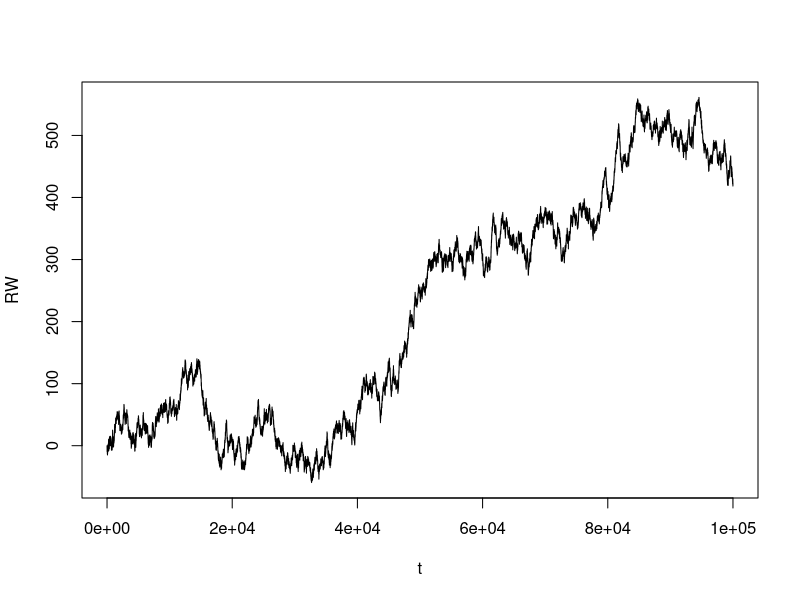
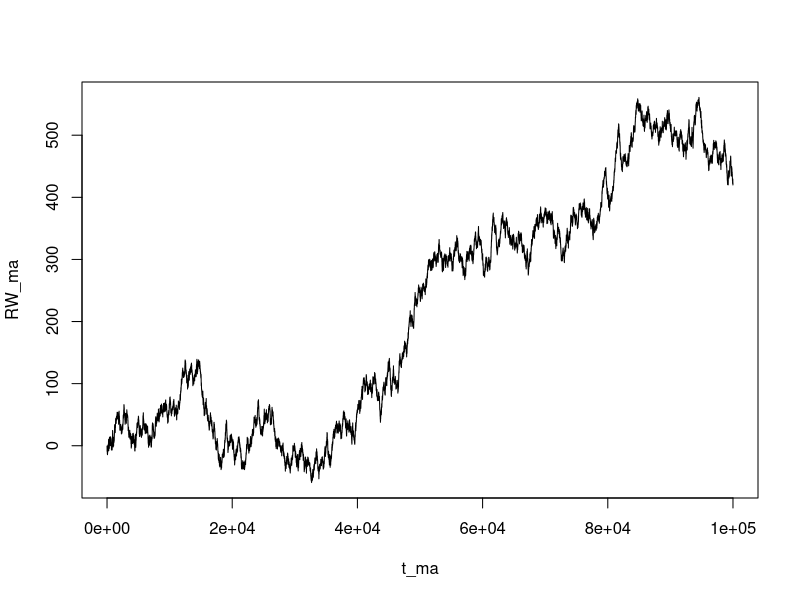
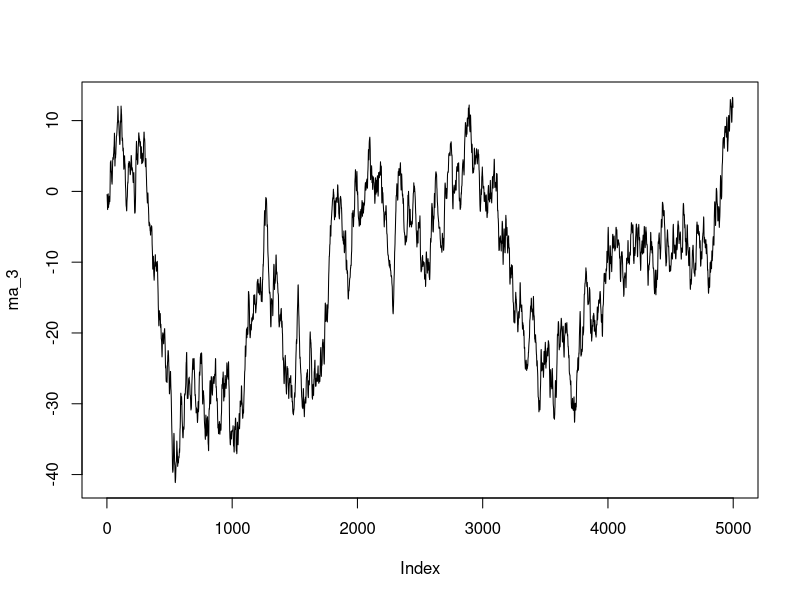
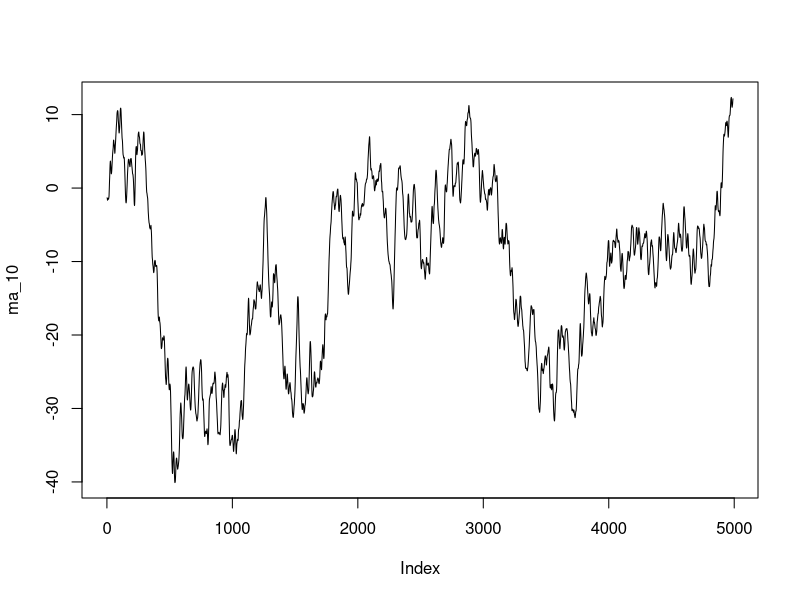
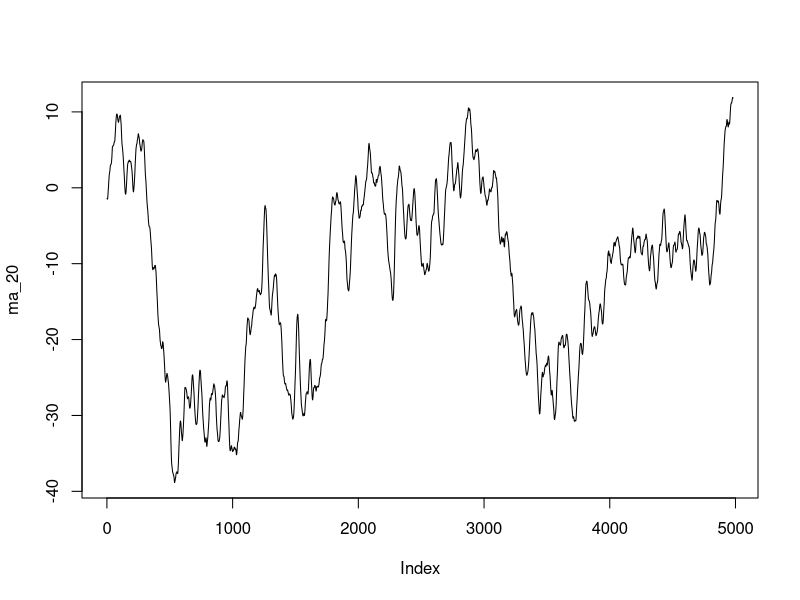
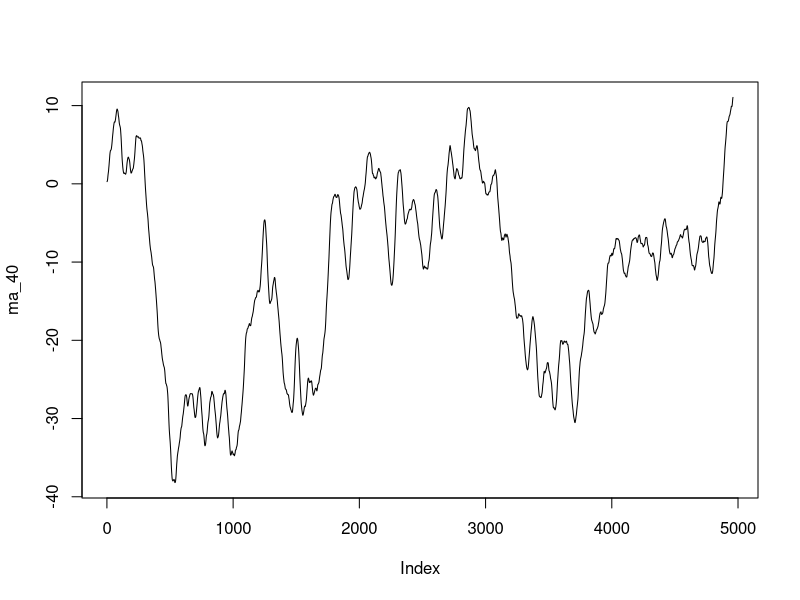
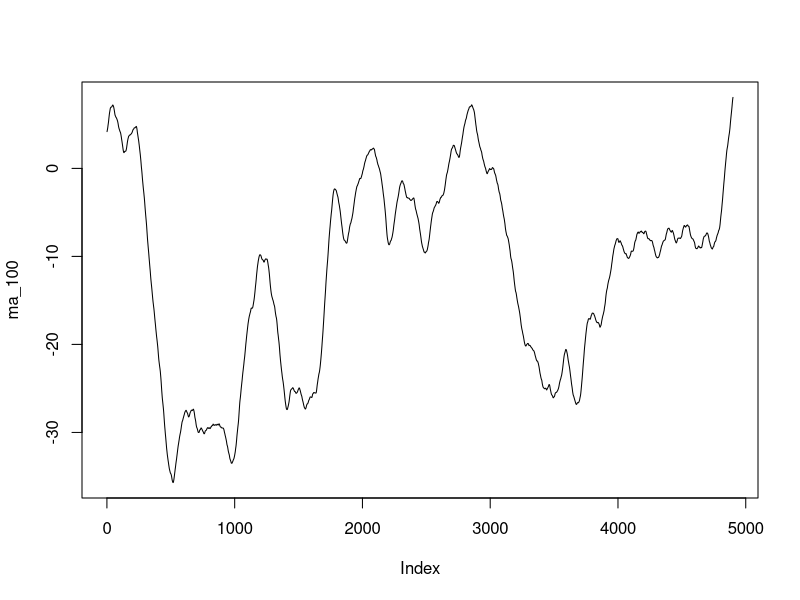

These figures' R source, in order:
# Moving Average
# is a symmetrical MA unbiased

library(forecast)

# generate random walk
n <- 100000 # convergance only becomes clear with many observations
t <- seq(1,n, by = 1)
WN <- rnorm(n) # white noise
RW <- cumsum(WN) # random walk without drift

# plot the random walk
plot(t, RW, type = 'l')

# moving average of order 3
RW_ma <- ma(RW, 3)

# discard NA values
RW_ma <- RW_ma[!is.na(RW_ma)]

# plot MA
t_ma <- seq(1, length(RW_ma), by = 1)
plot(t_ma, RW_ma, type = 'l')

# check to see if the means converge
mean(RW)
mean(RW_ma)

?sd
cov(RW_ma, RW_ma)
var(RW_ma)

cov(WN, WN) # covariance of white noise is 1 because index is the same
cov(WN[1:(length(WN)-1)], WN[(1+1):length(WN)]) # covariance is 0 when index is different

cov(RW, RW) # covariance of random walk is not 1 because they are not independent


wn_1 <- rnorm(500)
wn_ma_3 <- ma(wn_1, order = 3)
wn_ma_3 <- wn_ma_3[!is.na(wn_ma_3)]

wn_ma_5 <- ma(wn_1, order = 5)
wn_ma_5 <- wn_ma_5[!is.na(wn_ma_5)]

wn_ma_6 <- ma(wn_1, order = 6)
wn_ma_6 <- wn_ma_6[!is.na(wn_ma_6)]

wn_ma_10 <- ma(wn_1, order = 10)
wn_ma_10 <- wn_ma_10[!is.na(wn_ma_10)]

U <- 1:15
ma(U, 10, centre = TRUE)
?ma

# expected value of MA from white noise is 0
mean(wn_ma_3)
mean(wn_ma_10)


# autocovariance
autocov <- function(V, tau = 0) {
  V_1 <- V[1:(length(V)-tau)]
  V_2 <- V[(1+tau):length(V)]
  print(cov(V_1, V_2))
}

wn_2 <- rnorm(10000)
autocov(wn_2)
autocov(wn_2, 1)


wn_2_ma_3 <- ma(wn_2, 3)
wn_2_ma_3 <- wn_2_ma_3[!is.na(wn_2_ma_3)]
var(wn_2)
var(wn_2_ma_3) # ma is 1/3 the variance of wn
autocov(wn_2_ma_3) # autocov with tau 0 is 1/3 the variance of wn
autocov(wn_2_ma_3, 1) # autocov with tau 1 is 2/9 the variance of wn
autocov(wn_2_ma_3, 2) # autocov with tau 1 is 1/9 the variance of wn
var(wn_2) * 1/9
autocov(wn_2_ma_3, 3) # autocov with tau 1 is 1/9 the variance of wn

wn_3 <- rnorm(5000)
rw_3 <- cumsum(wn_3)
ma_3 <- ma(rw_3, 3)
ma_3 <- ma_3[!is.na(ma_3)]
plot(ma_3, type = "l")

ma_10 <- ma(rw_3, 10)
ma_10 <- ma_10[!is.na(ma_10)]
plot(ma_10, type = "l")

ma_20 <- ma(rw_3, 20)
ma_20 <- ma_20[!is.na(ma_20)]
plot(ma_20, type = "l")

ma_40 <- ma(rw_3, 40)
ma_40 <- ma_40[!is.na(ma_40)]
plot(ma_40, type = "l")

ma_100 <- ma(rw_3, 100)
ma_100 <- ma_100[!is.na(ma_100)]
plot(ma_100, type = "l")
